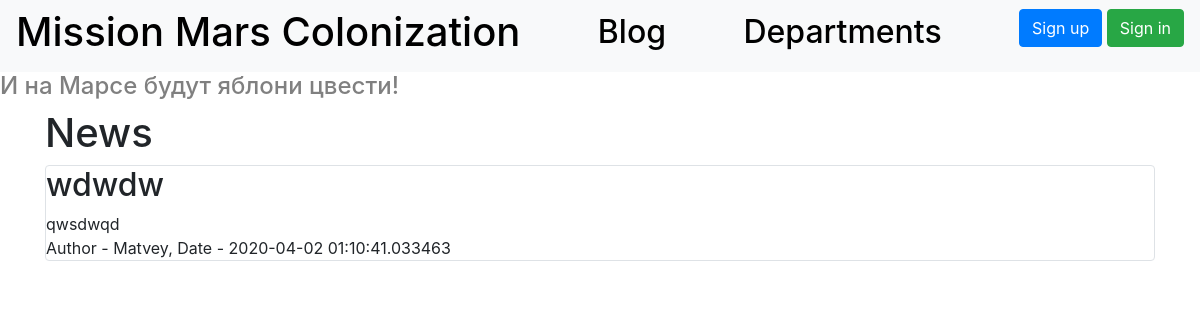
Page /blog on the committed database.
### data/news.py (models this page shows)
class News(SqlAlchemyBase):
    __tablename__ = 'news'
    id = sqlalchemy.Column(sqlalchemy.Integer,
                           primary_key=True, autoincrement=True)
    title = sqlalchemy.Column(sqlalchemy.String, nullable=True)
    content = sqlalchemy.Column(sqlalchemy.String, nullable=True)
    created_date = sqlalchemy.Column(sqlalchemy.DateTime,
                                     default=datetime.datetime.now)
    is_private = sqlalchemy.Column(sqlalchemy.Boolean, default=True)
    user_id = sqlalchemy.Column(sqlalchemy.Integer,
                                sqlalchemy.ForeignKey("users.id"))
    user = orm.relation('User')
    categories = orm.relation("CategoryNews",
                              secondary="association",
                              backref="news")

### data/users.py (models this page shows, shortened)
class User(SqlAlchemyBase, UserMixin):
    __tablename__ = 'users'
    id = sqlalchemy.Column(sqlalchemy.Integer,
                           primary_key=True, autoincrement=True)
    surname = sqlalchemy.Column(sqlalchemy.String, nullable=True)
    name = sqlalchemy.Column(sqlalchemy.String, nullable=True)
    age = sqlalchemy.Column(sqlalchemy.Integer, nullable=True)
    position = sqlalchemy.Column(sqlalchemy.String, nullable=True)
    speciality = sqlalchemy.Column(sqlalchemy.String, nullable=True)
    address = sqlalchemy.Column(sqlalchemy.String, nullable=True)
    email = sqlalchemy.Column(sqlalchemy.String, unique=True, nullable=True)
    hashed_password = sqlalchemy.Column(sqlalchemy.String, nullable=True)
    modified_date = sqlalchemy.Column(sqlalchemy.DateTime, default=datetime.datetime.now)
    news = orm.relation("News", back_populates='user')
    jobs = orm.relation("Jobs", back_populates='user')
    deps = orm.relation("Department", back_populates='user')

### main.py (the view)
@app.route("/blog")
def blog():
    session = db_session.create_session()
    if current_user.is_authenticated:
        news = session.query(News).filter(
            (News.user == current_user) | (News.is_private != True))
    else:
        news = session.query(News).filter(News.is_private != True)
    return render_template("blog.html", title="Blog", news=news)

### data/db_session.py (called while the page is built)
def create_session() -> Session:
    global __factory
    return __factory()

### templates/blog.html (shortened to what this page needs)
{% extends "base.html" %}
{% block content %}
<h1>News</h1>
{% for item in news%}
<div class="col-md6 border rounded">
    <h2>{{item.title}}</h2>
    <div>
        {{item.content}}
    </div>
    <div>
        Author - {{item.user.name}}, Date - {{item.created_date}}
    </div>
</div>
{% endfor %}
{% endblock %}

### rows in the picture
News: title "wdwdw", content "qwsdwqd", user.name "Matvey", created_date "2020-04-02 01:10:41.033463"
